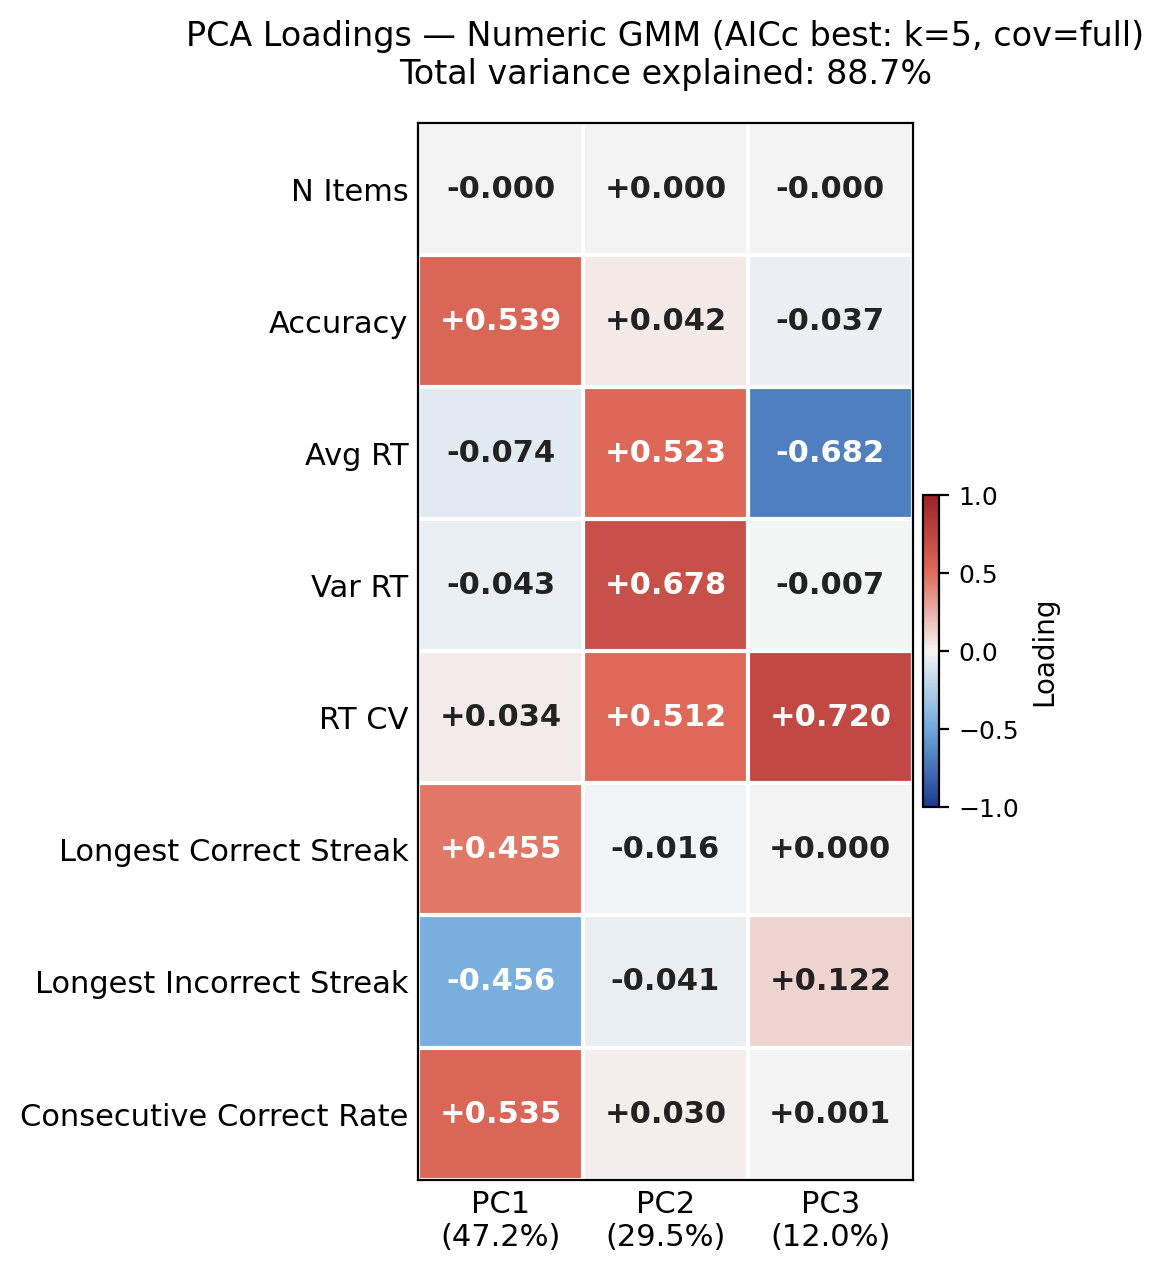

Generate this figure with Python:
"""
PCA Loadings Heatmap — Numeric GMM (AICc best: k=5, cov=full)
Output: gmm_aicc_pca_loadings_heatmap.png
"""

import numpy as np
import pandas as pd
import matplotlib.pyplot as plt
import matplotlib.colors as mcolors
from pathlib import Path
from sklearn.decomposition import PCA
from sklearn.preprocessing import StandardScaler

BASE       = Path(r"c:\Users\pdaadh\Desktop\Study-2")
FEATS_PATH = BASE / "diagnostics" / "cluster input features" / "derived_features.csv"
CLUST_PATH = BASE / "diagnostics" / "student cluster labels" / "student_clusters.csv"
OUT_PNG    = Path(__file__).parent / "gmm_aicc_pca_loadings_heatmap.png"

FEATURE_COLS = [
    "n_items",
    "accuracy",
    "avg_rt",
    "var_rt",
    "rt_cv",
    "longest_correct_streak",
    "longest_incorrect_streak",
    "consecutive_correct_rate",
]

FEATURE_LABELS = [
    "N Items",
    "Accuracy",
    "Avg RT",
    "Var RT",
    "RT CV",
    "Longest Correct Streak",
    "Longest Incorrect Streak",
    "Consecutive Correct Rate",
]

# ── Load & scale ───────────────────────────────────────────────────────────────
feats    = pd.read_csv(FEATS_PATH)
clusters = pd.read_csv(CLUST_PATH)[["IDCode", "gmm_aicc_best_label"]]
df       = feats.merge(clusters, on="IDCode", how="inner")
df       = df.dropna(subset=FEATURE_COLS)

Xs  = StandardScaler().fit_transform(df[FEATURE_COLS].values)
pca = PCA(n_components=3, random_state=42)
pca.fit(Xs)
var = pca.explained_variance_ratio_

# loadings: shape (n_features, 3)
loadings = pca.components_.T

pc_labels = [
    f"PC1\n({var[0]:.1%})",
    f"PC2\n({var[1]:.1%})",
    f"PC3\n({var[2]:.1%})",
]

print("PCA LOADINGS — AICc best (k=5, cov=full)")
load_df = pd.DataFrame(loadings, index=FEATURE_LABELS, columns=pc_labels)
print(load_df.to_string(float_format=lambda x: f"{x:+.3f}"))
print(f"\nTotal variance explained: {sum(var):.1%}")

# ── Plot ───────────────────────────────────────────────────────────────────────
fig, ax = plt.subplots(figsize=(5.5, 6.5))

cmap = mcolors.LinearSegmentedColormap.from_list(
    "div_rw",
    ["#1a3a8f", "#6fa8dc", "#f5f5f5", "#e06c5b", "#9b2226"]
)
norm = mcolors.TwoSlopeNorm(vmin=-1, vcenter=0, vmax=1)

im = ax.imshow(loadings, cmap=cmap, norm=norm, aspect="auto")

# ── Cell annotations ──────────────────────────────────────────────────────────
for i in range(len(FEATURE_LABELS)):
    for j in range(3):
        val = loadings[i, j]
        txt_color = "white" if abs(val) > 0.45 else "#222222"
        ax.text(j, i, f"{val:+.3f}",
                ha="center", va="center",
                fontsize=11, fontweight="bold",
                color=txt_color)

# ── Axes formatting ────────────────────────────────────────────────────────────
ax.set_xticks(range(3))
ax.set_xticklabels(pc_labels, fontsize=11)
ax.set_yticks(range(len(FEATURE_LABELS)))
ax.set_yticklabels(FEATURE_LABELS, fontsize=11)
ax.tick_params(length=0)

# grid lines between cells
for x in np.arange(-0.5, 3, 1):
    ax.axvline(x, color="white", linewidth=1.5)
for y in np.arange(-0.5, len(FEATURE_LABELS), 1):
    ax.axhline(y, color="white", linewidth=1.5)

ax.set_title(
    f"PCA Loadings — Numeric GMM (AICc best: k=5, cov=full)\n"
    f"Total variance explained: {sum(var):.1%}",
    fontsize=12, pad=14
)

cbar = fig.colorbar(im, ax=ax, fraction=0.03, pad=0.02)
cbar.set_label("Loading", fontsize=10)
cbar.set_ticks([-1, -0.5, 0, 0.5, 1])
cbar.ax.tick_params(labelsize=9)

plt.tight_layout()
fig.savefig(str(OUT_PNG), dpi=200, bbox_inches="tight")
print(f"\nSaved: {OUT_PNG}")
plt.show()
